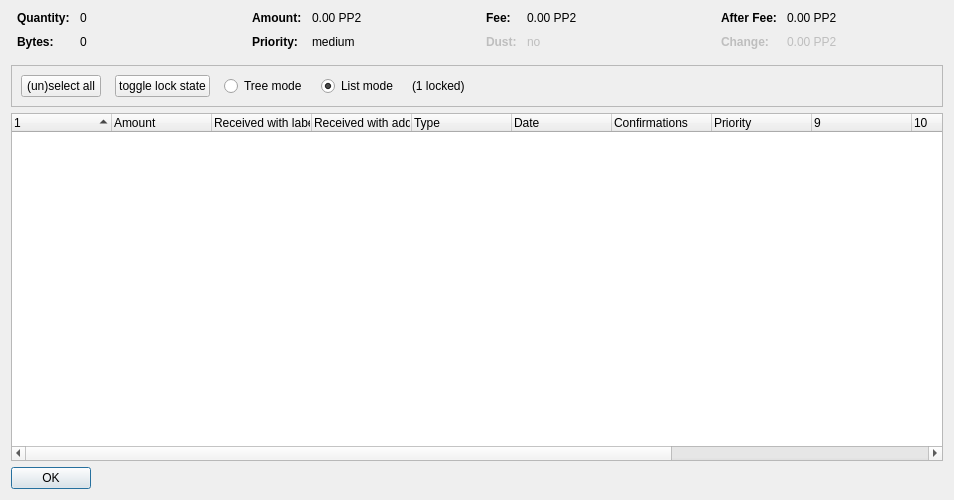
<?xml version="1.0" encoding="UTF-8"?>
<ui version="4.0">
 <class>CoinControlDialog</class>
 <widget class="QDialog" name="CoinControlDialog">
  <property name="geometry">
   <rect>
    <x>0</x>
    <y>0</y>
    <width>954</width>
    <height>500</height>
   </rect>
  </property>
  <property name="windowTitle">
   <string>Coin Selection</string>
  </property>
  <layout class="QVBoxLayout" name="verticalLayout">
   <item>
    <layout class="QHBoxLayout" name="horizontalLayoutTop" stretch="0,0,0,0">
     <property name="topMargin">
      <number>0</number>
     </property>
     <property name="bottomMargin">
      <number>10</number>
     </property>
     <item>
      <layout class="QFormLayout" name="formLayoutCoinControl1">
       <property name="horizontalSpacing">
        <number>10</number>
       </property>
       <property name="verticalSpacing">
        <number>10</number>
       </property>
       <property name="leftMargin">
        <number>6</number>
       </property>
       <property name="rightMargin">
        <number>6</number>
       </property>
       <item row="0" column="0">
        <widget class="QLabel" name="labelCoinControlQuantityText">
         <property name="font">
          <font>
           <weight>75</weight>
           <bold>true</bold>
          </font>
         </property>
         <property name="text">
          <string>Quantity:</string>
         </property>
        </widget>
       </item>
       <item row="0" column="1">
        <widget class="QLabel" name="labelCoinControlQuantity">
         <property name="cursor">
          <cursorShape>IBeamCursor</cursorShape>
         </property>
         <property name="contextMenuPolicy">
          <enum>Qt::ActionsContextMenu</enum>
         </property>
         <property name="text">
          <string notr="true">0</string>
         </property>
         <property name="textInteractionFlags">
          <set>Qt::LinksAccessibleByMouse|Qt::TextSelectableByKeyboard|Qt::TextSelectableByMouse</set>
         </property>
        </widget>
       </item>
       <item row="1" column="0">
        <widget class="QLabel" name="labelCoinControlBytesText">
         <property name="font">
          <font>
           <weight>75</weight>
           <bold>true</bold>
          </font>
         </property>
         <property name="text">
          <string>Bytes:</string>
         </property>
        </widget>
       </item>
       <item row="1" column="1">
        <widget class="QLabel" name="labelCoinControlBytes">
         <property name="cursor">
          <cursorShape>IBeamCursor</cursorShape>
         </property>
         <property name="contextMenuPolicy">
          <enum>Qt::ActionsContextMenu</enum>
         </property>
         <property name="text">
          <string notr="true">0</string>
         </property>
         <property name="textInteractionFlags">
          <set>Qt::LinksAccessibleByMouse|Qt::TextSelectableByKeyboard|Qt::TextSelectableByMouse</set>
         </property>
        </widget>
       </item>
      </layout>
     </item>
     <item>
      <layout class="QFormLayout" name="formLayoutCoinControl2">
       <property name="horizontalSpacing">
        <number>10</number>
       </property>
       <property name="verticalSpacing">
        <number>10</number>
       </property>
       <property name="leftMargin">
        <number>6</number>
       </property>
       <property name="rightMargin">
        <number>6</number>
       </property>
       <item row="0" column="0">
        <widget class="QLabel" name="labelCoinControlAmountText">
         <property name="font">
          <font>
           <weight>75</weight>
           <bold>true</bold>
          </font>
         </property>
         <property name="text">
          <string>Amount:</string>
         </property>
        </widget>
       </item>
       <item row="0" column="1">
        <widget class="QLabel" name="labelCoinControlAmount">
         <property name="cursor">
          <cursorShape>IBeamCursor</cursorShape>
         </property>
         <property name="contextMenuPolicy">
          <enum>Qt::ActionsContextMenu</enum>
         </property>
         <property name="text">
          <string notr="true">0.00 PP2</string>
         </property>
         <property name="textInteractionFlags">
          <set>Qt::LinksAccessibleByMouse|Qt::TextSelectableByKeyboard|Qt::TextSelectableByMouse</set>
         </property>
        </widget>
       </item>
       <item row="1" column="0">
        <widget class="QLabel" name="labelCoinControlPriorityText">
         <property name="font">
          <font>
           <weight>75</weight>
           <bold>true</bold>
          </font>
         </property>
         <property name="text">
          <string>Priority:</string>
         </property>
        </widget>
       </item>
       <item row="1" column="1">
        <widget class="QLabel" name="labelCoinControlPriority">
         <property name="cursor">
          <cursorShape>IBeamCursor</cursorShape>
         </property>
         <property name="contextMenuPolicy">
          <enum>Qt::ActionsContextMenu</enum>
         </property>
         <property name="text">
          <string>medium</string>
         </property>
         <property name="textInteractionFlags">
          <set>Qt::LinksAccessibleByMouse|Qt::TextSelectableByKeyboard|Qt::TextSelectableByMouse</set>
         </property>
        </widget>
       </item>
      </layout>
     </item>
     <item>
      <layout class="QFormLayout" name="formLayoutCoinControl3">
       <property name="horizontalSpacing">
        <number>10</number>
       </property>
       <property name="verticalSpacing">
        <number>10</number>
       </property>
       <property name="leftMargin">
        <number>6</number>
       </property>
       <property name="rightMargin">
        <number>6</number>
       </property>
       <item row="0" column="0">
        <widget class="QLabel" name="labelCoinControlFeeText">
         <property name="font">
          <font>
           <weight>75</weight>
           <bold>true</bold>
          </font>
         </property>
         <property name="text">
          <string>Fee:</string>
         </property>
        </widget>
       </item>
       <item row="0" column="1">
        <widget class="QLabel" name="labelCoinControlFee">
         <property name="cursor">
          <cursorShape>IBeamCursor</cursorShape>
         </property>
         <property name="contextMenuPolicy">
          <enum>Qt::ActionsContextMenu</enum>
         </property>
         <property name="text">
          <string notr="true">0.00 PP2</string>
         </property>
         <property name="textInteractionFlags">
          <set>Qt::LinksAccessibleByMouse|Qt::TextSelectableByKeyboard|Qt::TextSelectableByMouse</set>
         </property>
        </widget>
       </item>
       <item row="1" column="0">
        <widget class="QLabel" name="labelCoinControlLowOutputText">
         <property name="enabled">
          <bool>false</bool>
         </property>
         <property name="font">
          <font>
           <weight>75</weight>
           <bold>true</bold>
          </font>
         </property>
         <property name="text">
          <string>Dust:</string>
         </property>
        </widget>
       </item>
       <item row="1" column="1">
        <widget class="QLabel" name="labelCoinControlLowOutput">
         <property name="enabled">
          <bool>false</bool>
         </property>
         <property name="cursor">
          <cursorShape>IBeamCursor</cursorShape>
         </property>
         <property name="contextMenuPolicy">
          <enum>Qt::ActionsContextMenu</enum>
         </property>
         <property name="text">
          <string>no</string>
         </property>
         <property name="textInteractionFlags">
          <set>Qt::LinksAccessibleByMouse|Qt::TextSelectableByKeyboard|Qt::TextSelectableByMouse</set>
         </property>
        </widget>
       </item>
      </layout>
     </item>
     <item>
      <layout class="QFormLayout" name="formLayoutCoinControl4">
       <property name="horizontalSpacing">
        <number>10</number>
       </property>
       <property name="verticalSpacing">
        <number>10</number>
       </property>
       <property name="leftMargin">
        <number>6</number>
       </property>
       <property name="rightMargin">
        <number>6</number>
       </property>
       <item row="0" column="0">
        <widget class="QLabel" name="labelCoinControlAfterFeeText">
         <property name="font">
          <font>
           <weight>75</weight>
           <bold>true</bold>
          </font>
         </property>
         <property name="text">
          <string>After Fee:</string>
         </property>
        </widget>
       </item>
       <item row="0" column="1">
        <widget class="QLabel" name="labelCoinControlAfterFee">
         <property name="cursor">
          <cursorShape>IBeamCursor</cursorShape>
         </property>
         <property name="contextMenuPolicy">
          <enum>Qt::ActionsContextMenu</enum>
         </property>
         <property name="text">
          <string notr="true">0.00 PP2</string>
         </property>
         <property name="textInteractionFlags">
          <set>Qt::LinksAccessibleByMouse|Qt::TextSelectableByKeyboard|Qt::TextSelectableByMouse</set>
         </property>
        </widget>
       </item>
       <item row="1" column="0">
        <widget class="QLabel" name="labelCoinControlChangeText">
         <property name="enabled">
          <bool>false</bool>
         </property>
         <property name="font">
          <font>
           <weight>75</weight>
           <bold>true</bold>
          </font>
         </property>
         <property name="text">
          <string>Change:</string>
         </property>
        </widget>
       </item>
       <item row="1" column="1">
        <widget class="QLabel" name="labelCoinControlChange">
         <property name="enabled">
          <bool>false</bool>
         </property>
         <property name="cursor">
          <cursorShape>IBeamCursor</cursorShape>
         </property>
         <property name="contextMenuPolicy">
          <enum>Qt::ActionsContextMenu</enum>
         </property>
         <property name="text">
          <string notr="true">0.00 PP2</string>
         </property>
         <property name="textInteractionFlags">
          <set>Qt::LinksAccessibleByMouse|Qt::TextSelectableByKeyboard|Qt::TextSelectableByMouse</set>
         </property>
        </widget>
       </item>
      </layout>
     </item>
    </layout>
   </item>
   <item>
    <widget class="QFrame" name="frame">
     <property name="minimumSize">
      <size>
       <width>0</width>
       <height>40</height>
      </size>
     </property>
     <property name="frameShape">
      <enum>QFrame::StyledPanel</enum>
     </property>
     <property name="frameShadow">
      <enum>QFrame::Sunken</enum>
     </property>
     <layout class="QHBoxLayout" name="horizontalLayout">
      <item>
       <layout class="QHBoxLayout" name="horizontalLayoutPanel" stretch="0,0,0,0,0,0">
        <property name="spacing">
         <number>14</number>
        </property>
        <item>
         <widget class="QPushButton" name="pushButtonSelectAll">
          <property name="sizePolicy">
           <sizepolicy hsizetype="Maximum" vsizetype="Fixed">
            <horstretch>0</horstretch>
            <verstretch>0</verstretch>
           </sizepolicy>
          </property>
          <property name="text">
           <string>(un)select all</string>
          </property>
          <property name="autoDefault">
           <bool>false</bool>
          </property>
         </widget>
        </item>
        <item>
         <widget class="QPushButton" name="pushButtonToggleLock">
          <property name="sizePolicy">
           <sizepolicy hsizetype="Maximum" vsizetype="Fixed">
            <horstretch>0</horstretch>
            <verstretch>0</verstretch>
           </sizepolicy>
          </property>
          <property name="text">
           <string>toggle lock state</string>
          </property>
          <property name="autoDefault">
           <bool>false</bool>
          </property>
         </widget>
        </item>
        <item>
         <widget class="QRadioButton" name="radioTreeMode">
          <property name="sizePolicy">
           <sizepolicy hsizetype="Maximum" vsizetype="Fixed">
            <horstretch>0</horstretch>
            <verstretch>0</verstretch>
           </sizepolicy>
          </property>
          <property name="text">
           <string>Tree mode</string>
          </property>
         </widget>
        </item>
        <item>
         <widget class="QRadioButton" name="radioListMode">
          <property name="sizePolicy">
           <sizepolicy hsizetype="Maximum" vsizetype="Fixed">
            <horstretch>0</horstretch>
            <verstretch>0</verstretch>
           </sizepolicy>
          </property>
          <property name="text">
           <string>List mode</string>
          </property>
          <property name="checked">
           <bool>true</bool>
          </property>
         </widget>
        </item>
        <item>
         <widget class="QLabel" name="labelLocked">
          <property name="text">
           <string>(1 locked)</string>
          </property>
         </widget>
        </item>
        <item>
         <spacer name="horizontalSpacer">
          <property name="orientation">
           <enum>Qt::Horizontal</enum>
          </property>
          <property name="sizeHint" stdset="0">
           <size>
            <width>40</width>
            <height>20</height>
           </size>
          </property>
         </spacer>
        </item>
       </layout>
      </item>
     </layout>
    </widget>
   </item>
   <item>
    <widget class="CoinControlTreeWidget" name="treeWidget">
     <property name="contextMenuPolicy">
      <enum>Qt::CustomContextMenu</enum>
     </property>
     <property name="sortingEnabled">
      <bool>false</bool>
     </property>
     <property name="columnCount">
      <number>13</number>
     </property>
     <attribute name="headerShowSortIndicator" stdset="0">
      <bool>true</bool>
     </attribute>
     <attribute name="headerStretchLastSection">
      <bool>false</bool>
     </attribute>
     <column>
      <property name="text">
       <string/>
      </property>
     </column>
     <column>
      <property name="text">
       <string>Amount</string>
      </property>
     </column>
     <column>
      <property name="text">
       <string>Received with label</string>
      </property>
     </column>
     <column>
      <property name="text">
       <string>Received with address</string>
      </property>
     </column>
     <column>
      <property name="text">
       <string>Type</string>
      </property>
     </column>
     <column>
      <property name="text">
       <string>Date</string>
      </property>
     </column>
     <column>
      <property name="text">
       <string>Confirmations</string>
      </property>
      <property name="toolTip">
       <string>Confirmed</string>
      </property>
     </column>
     <column>
      <property name="text">
       <string>Priority</string>
      </property>
     </column>
     <column>
      <property name="text">
       <string/>
      </property>
     </column>
     <column>
      <property name="text">
       <string/>
      </property>
     </column>
     <column>
      <property name="text">
       <string/>
      </property>
     </column>
     <column>
      <property name="text">
       <string/>
      </property>
     </column>
     <column>
      <property name="text">
       <string/>
      </property>
     </column>
    </widget>
   </item>
   <item>
    <widget class="QDialogButtonBox" name="buttonBox">
     <property name="sizePolicy">
      <sizepolicy hsizetype="Maximum" vsizetype="Fixed">
       <horstretch>0</horstretch>
       <verstretch>0</verstretch>
      </sizepolicy>
     </property>
     <property name="orientation">
      <enum>Qt::Horizontal</enum>
     </property>
     <property name="standardButtons">
      <set>QDialogButtonBox::Ok</set>
     </property>
    </widget>
   </item>
  </layout>
 </widget>
 <customwidgets>
  <customwidget>
   <class>CoinControlTreeWidget</class>
   <extends>QTreeWidget</extends>
   <header>coincontroltreewidget.h</header>
  </customwidget>
 </customwidgets>
 <resources/>
 <connections/>
</ui>
